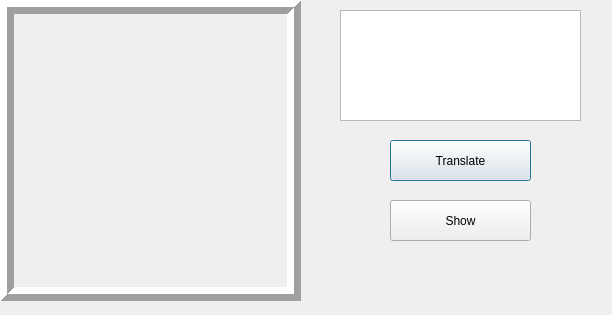
<?xml version="1.0" encoding="UTF-8"?>
<ui version="4.0">
 <class>Dialog</class>
 <widget class="QDialog" name="Dialog">
  <property name="geometry">
   <rect>
    <x>0</x>
    <y>0</y>
    <width>612</width>
    <height>315</height>
   </rect>
  </property>
  <property name="windowTitle">
   <string>Dialog</string>
  </property>
  <widget class="QTextBrowser" name="TEXT">
   <property name="geometry">
    <rect>
     <x>340</x>
     <y>10</y>
     <width>241</width>
     <height>111</height>
    </rect>
   </property>
  </widget>
  <widget class="QLabel" name="imgLabel">
   <property name="geometry">
    <rect>
     <x>0</x>
     <y>0</y>
     <width>301</width>
     <height>301</height>
    </rect>
   </property>
   <property name="sizePolicy">
    <sizepolicy hsizetype="Preferred" vsizetype="Preferred">
     <horstretch>0</horstretch>
     <verstretch>0</verstretch>
    </sizepolicy>
   </property>
   <property name="autoFillBackground">
    <bool>false</bool>
   </property>
   <property name="frameShape">
    <enum>QFrame::Box</enum>
   </property>
   <property name="frameShadow">
    <enum>QFrame::Raised</enum>
   </property>
   <property name="lineWidth">
    <number>7</number>
   </property>
   <property name="text">
    <string/>
   </property>
  </widget>
  <widget class="QPushButton" name="CAPTURE">
   <property name="geometry">
    <rect>
     <x>390</x>
     <y>140</y>
     <width>141</width>
     <height>41</height>
    </rect>
   </property>
   <property name="text">
    <string>Translate</string>
   </property>
  </widget>
  <widget class="QPushButton" name="SHOW">
   <property name="geometry">
    <rect>
     <x>390</x>
     <y>200</y>
     <width>141</width>
     <height>41</height>
    </rect>
   </property>
   <property name="text">
    <string>Show</string>
   </property>
  </widget>
 </widget>
 <resources/>
 <connections/>
</ui>
